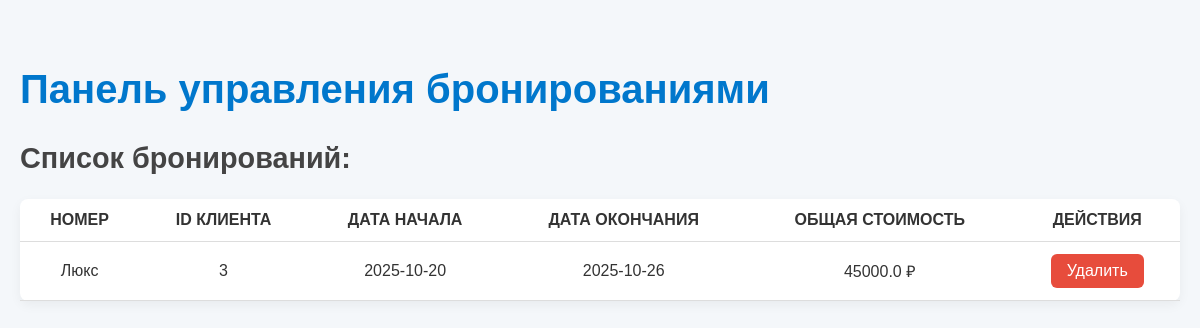
The page /admin (signed in) on the database its author committed.
### app.py (models this page shows)
class Booking(db.Model):
    id = db.Column(db.Integer, primary_key=True)
    user_id = db.Column(db.Integer, db.ForeignKey('user.id'), nullable=False)
    room_id = db.Column(db.Integer, db.ForeignKey('room.id'), nullable=False)
    start_date = db.Column(db.DateTime, nullable=False)
    end_date = db.Column(db.DateTime, nullable=False)
    total_amount = db.Column(db.Float, nullable=False)
    user = db.relationship('User', backref='bookings', lazy=True)
    room = db.relationship('Room', backref='bookings', lazy=True)

class Room(db.Model):
    id = db.Column(db.Integer, primary_key=True)
    room_name = db.Column(db.String(100), nullable=False)
    description = db.Column(db.Text, nullable=False)
    price = db.Column(db.Float, nullable=False)
    image = db.Column(db.String(255), nullable=False)
    is_booked = db.Column(db.Boolean, default=False)

### app.py (the view)
@app.route('/admin')
@login_required
def admin():
    if session.get("role"!="admin"):
        flash("Вам недоступна данная страница", "danger")
        return redirect(url_for("index"))
    bookings = Booking.query.all()
    return render_template("admin.html", bookings=bookings)

### app.py (called while the page is built)
@login_manager.user_loader
def load_user(user_id):
    return User.query.get(int(user_id))

### templates/admin.html (shortened to what this page needs)
<!DOCTYPE html>
<html lang="ru">
<head>
    <link rel="stylesheet" href="/static/styles/profile_styles.css">
</head>
<body class="profile-page">
    <h1>Панель управления бронированиями</h1>
    <h2>Список бронирований:</h2>
    {% if bookings %}
        <table>
                <tr>
                    <th>Номер</th>
                    <th>ID клиента</th>
                    <th>Дата начала</th>
                    <th>Дата окончания</th>
                    <th>Общая стоимость</th>
                    <th>Действия</th>
                </tr>
            <tbody>
                {% for booking in bookings %}
                    <tr>
                        <td>{{ booking.room.room_name }}</td>
                        <td>{{ booking.user_id }}</td>
                        <td>{{ booking.start_date.strftime('%Y-%m-%d') }}</td>
                        <td>{{ booking.end_date.strftime('%Y-%m-%d') }}</td>
                        <td>{{ booking.total_amount }} ₽</td>
                        <td>
                            <form action="/delete_booking/{{ booking.id }}" method="POST">
                                <button type="submit" class="delete-button">Удалить</button>
                            </form>
                        </td>
                    </tr>
                {% endfor %}
            </tbody>
        </table>
    {% else %}
        <p>Список бронирований пуст</p>
    {% endif %}
</body>
</html>

### static/styles/profile_styles.css (style rules this page uses)
.profile-page { font-family: 'Arial', sans-serif; background-color: #f4f7fa; padding: 40px 20px; max-width: 1200px; margin: 0 auto; color: #333; }
.profile-page h1 { font-size: 2.5rem; color: #0077cc; margin-bottom: 20px; }
.profile-page h2 { font-size: 1.8rem; color: #444; margin-top: 30px; }
table { width: 100%; border-collapse: collapse; margin-top: 20px; background-color: #ffffff; border-radius: 8px; box-shadow: 0 4px 12px rgba(0, 0, 0, 0.05); }
th, td { padding: 12px 15px; text-align: center; border-bottom: 1px solid #ddd; }
td { font-size: 1rem; }
th { text-transform: uppercase; }
.delete-button { background-color: #e74c3c; color: white; padding: 8px 16px; border: none; border-radius: 6px; cursor: pointer; font-size: 1rem; transition: background-color 0.3s ease; }

### rows shown on the page
Booking: room.room_name "Люкс", user_id "3", start_date "2025-10-20", end_date "2025-10-26", total_amount "45000.0"
